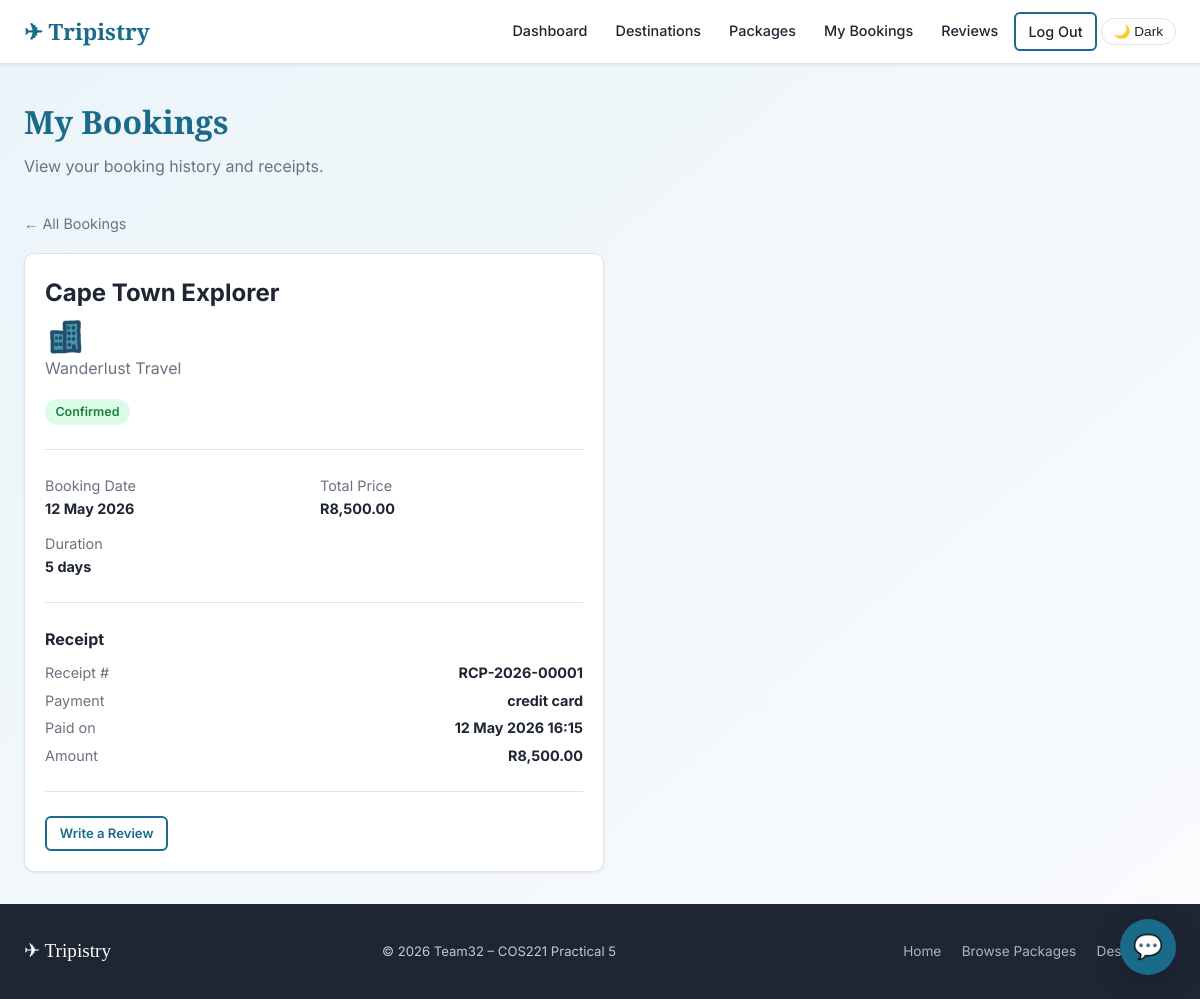
/tripistry/traveller/bookings.php?id=1 (signed in), run on the app's committed database.
### tables this page shows
CREATE TABLE `travel_package` (
  `package_id` int(11) NOT NULL AUTO_INCREMENT,
  `agency_id` int(11) NOT NULL,
  `destination_id` int(11) NOT NULL,
  `name` varchar(255) NOT NULL,
  `description` text DEFAULT NULL,
  `base_price` decimal(10,2) NOT NULL,
  `duration_days` int(11) DEFAULT NULL,
  `start_date` date DEFAULT NULL,
  `end_date` date DEFAULT NULL,
  `image_url` varchar(255) DEFAULT NULL,
  `avg_rating` decimal(3,2) DEFAULT 0.00,
  `created_at` timestamp NULL DEFAULT current_timestamp(),
  PRIMARY KEY (`package_id`),
  KEY `agency_id` (`agency_id`),
  KEY `destination_id` (`destination_id`),
  CONSTRAINT `fk_package_agency` FOREIGN KEY (`agency_id`) REFERENCES `travel_agency` (`agency_id`),
  CONSTRAINT `fk_package_destination` FOREIGN KEY (`destination_id`) REFERENCES `destination` (`destination_id`)
);

CREATE TABLE `travel_agency` (
  `agency_id` int(11) NOT NULL,
  `company_name` varchar(255) NOT NULL,
  `contact_number` varchar(20) DEFAULT NULL,
  `website` varchar(255) DEFAULT NULL,
  `address` varchar(255) DEFAULT NULL,
  `country` varchar(100) DEFAULT NULL,
  PRIMARY KEY (`agency_id`),
  CONSTRAINT `fk_travelagency_user` FOREIGN KEY (`agency_id`) REFERENCES `user` (`user_id`) ON DELETE CASCADE
);

CREATE TABLE `booking` (
  `booking_id` int(11) NOT NULL AUTO_INCREMENT,
  `traveller_id` int(11) NOT NULL,
  `package_id` int(11) NOT NULL,
  `group_trip_id` int(11) DEFAULT NULL,
  `booking_date` timestamp NULL DEFAULT current_timestamp(),
  `total_price` decimal(10,2) NOT NULL,
  `status` enum('pending','confirmed','cancelled','completed') DEFAULT 'pending',
  PRIMARY KEY (`booking_id`),
  KEY `traveller_id` (`traveller_id`),
  KEY `package_id` (`package_id`),
  KEY `group_trip_id` (`group_trip_id`),
  CONSTRAINT `fk_booking_traveller` FOREIGN KEY (`traveller_id`) REFERENCES `traveller` (`traveller_id`),
  CONSTRAINT `fk_booking_package` FOREIGN KEY (`package_id`) REFERENCES `travel_package` (`package_id`),
  CONSTRAINT `fk_booking_group` FOREIGN KEY (`group_trip_id`) REFERENCES `group_trip` (`group_trip_id`)
);

CREATE TABLE `receipt` (
  `receipt_id` int(11) NOT NULL AUTO_INCREMENT,
  `booking_id` int(11) NOT NULL,
  `amount` decimal(10,2) NOT NULL,
  `payment_date` timestamp NULL DEFAULT current_timestamp(),
  `payment_method` enum('credit_card','debit_card','paypal','bank_transfer') NOT NULL,
  `receipt_number` varchar(100) NOT NULL,
  PRIMARY KEY (`receipt_id`),
  UNIQUE KEY `receipt_number` (`receipt_number`),
  KEY `booking_id` (`booking_id`),
  CONSTRAINT `fk_receipt_booking` FOREIGN KEY (`booking_id`) REFERENCES `booking` (`booking_id`)
);

### tripistry/includes/auth.php (called while the page is built, shortened)
<?php
function e(string $s): string {
    return htmlspecialchars($s, ENT_QUOTES | ENT_SUBSTITUTE, 'UTF-8');
}

### tripistry/traveller/bookings.php (the view, shortened to what this page needs)
<?php
require_once __DIR__ . '/../includes/auth.php';
$db  = get_db();
$uid = current_user_id();
$stmt = $db->prepare("
    SELECT b.booking_id, b.booking_date, b.total_price, b.status, b.group_trip_id,
           tp.name AS package_name, tp.package_id, tp.duration_days,
           ta.company_name,
           r.receipt_number, r.payment_method, r.payment_date,
           gt.start_date, gt.end_date
    FROM booking b
    JOIN travel_package tp ON tp.package_id = b.package_id
    JOIN travel_agency ta ON ta.agency_id = tp.agency_id
    LEFT JOIN receipt r ON r.booking_id = b.booking_id
    LEFT JOIN group_trip gt ON gt.group_trip_id = b.group_trip_id
    WHERE b.traveller_id = ?
    ORDER BY b.booking_date DESC");
$stmt->execute([$uid]);
$bookings = $stmt->fetchAll();
$detail_id = (int)($_GET['id'] ?? 0);
$detail = null;
if ($detail_id) {
    foreach ($bookings as $b) {
        if ((int)$b['booking_id'] === $detail_id) {
            $detail = $b; break;
            }
    }
}
require_once __DIR__ . '/../includes/header.php';
?>
<div class="page-header">
    <h1>My Bookings</h1>
    <p>View your booking history and receipts.</p>
</div>
<?php if ($detail): ?>
<div style="max-width:580px">
    <a href="<?= BASE_URL ?>/traveller/bookings.php" class="text-muted" style="font-size:.9rem">← All Bookings</a>
    <div class="card mt-2">
        <div class="card-body">
            <h2 style="margin-bottom:.25rem"><?= e($detail['package_name']) ?></h2>
            <p class="text-muted mb-2"><img src="<?= BASE_URL ?>/assets/building.PNG" width = "40" height="40"> <?= e($detail['company_name']) ?></p>
            <span class="badge badge-<?= e($detail['status']) ?>"><?= e($detail['status']) ?></span>
            <hr class="divider">
            <div style="display:grid;grid-template-columns:1fr 1fr;gap:.75rem;font-size:.9rem">
                <div><span class="text-muted">Booking Date</span><br><strong><?= date('d M Y', strtotime($detail['booking_date'])) ?></strong></div>
                <div><span class="text-muted">Total Price</span><br><strong>R<?= number_format($detail['total_price'], 2) ?></strong></div>
                <?php if ($detail['duration_days']): ?>
                <div><span class="text-muted">Duration</span><br><strong><?= $detail['duration_days'] ?> days</strong></div>
                <?php endif; ?>
            </div>
            <?php if ($detail['receipt_number']): ?>
            <hr class="divider">
            <h4 style="margin-bottom:.5rem">Receipt</h4>
            <div style="font-size:.9rem;display:flex;flex-direction:column;gap:.3rem">
                <div class="flex-between"><span class="text-muted">Receipt #</span><strong><?= e($detail['receipt_number']) ?></strong></div>
                <div class="flex-between"><span class="text-muted">Payment</span><strong><?= e(str_replace('_',' ',$detail['payment_method'])) ?></strong></div>
                <div class="flex-between"><span class="text-muted">Paid on</span><strong><?= date('d M Y H:i', strtotime($detail['payment_date'])) ?></strong></div>
                <div class="flex-between"><span class="text-muted">Amount</span><strong>R<?= number_format($detail['total_price'], 2) ?></strong></div>
            </div>
            <?php endif; ?>
            <hr class="divider">
            <a href="<?= BASE_URL ?>/traveller/reviews.php?package_id=<?= $detail['package_id'] ?>" class="btn btn-outline btn-sm">Write a Review</a>
        </div>
    </div>
</div>
<?php endif; ?>
<?php require_once __DIR__ . '/../includes/footer.php'; ?>

### tripistry/css/style.css (style rules this page uses)
:root { --clr-primary: #1a6b8a; --clr-primary-dark: #134f67; --clr-primary-light: #d0eaf4; --clr-accent: #f5a623; --clr-accent-dark: #c77d0a; --clr-bg: #f7f9fc; --clr-surface: #ffffff; --clr-border: #dde3ec; --clr-text: #1e2533; --clr-text-muted: #6b7280; --clr-text-light: #ffffff; --clr-success: #16a34a; --clr-warning: #d97706; --clr-danger: #dc2626; --clr-info: #0284c7; --max-width: 1200px; --nav-height: 64px; --radius-sm: 6px; --radius-md: 10px; --radius-lg: 16px; --font-body: 'Inter', system-ui, sans-serif; --font-display: 'Playfair Display', Georgia, serif; --shadow-sm: 0 1px 3px rgba(0,0,0,.08); --shadow-md: 0 4px 16px rgba(0,0,0,.10); --shadow-lg: 0 8px 32px rgba(0,0,0,.14); }
*, *::before, *::after { box-sizing: border-box; margin: 0; padding: 0; }
html { scroll-behavior: smooth; }
body { font-family: var(--font-body); background-image: linear-gradient( to bottom right, rgba(215, 234, 244, 0.5), rgba(247, 249, 252, 0.7) ), url('../assets/bg.png'); background-size: cover, 100% auto; background-repeat: no-repeat, repeat-y; background-attachment: fixed; color: var(--clr-text); line-height: 1.6; min-height: 100vh; display: flex; flex-direction: column; }
a { color: var(--clr-primary); text-decoration: none; }
img { max-width: 100%; display: block; }
.btn { display: inline-flex; align-items: center; gap: 0.4rem; padding: 0.5rem 1.2rem; border-radius: var(--radius-sm); font-size: 0.9rem; font-weight: 600; cursor: pointer; border: 2px solid transparent; transition: background 0.15s, color 0.15s, border-color 0.15s, transform 0.1s; text-decoration: none; white-space: nowrap; }
.btn-outline { border-color: var(--clr-primary); color: var(--clr-primary); background: transparent; }
.btn-sm { padding: 0.3rem 0.8rem; font-size: 0.82rem; }
.card { background: var(--clr-surface); border: 1px solid var(--clr-border); border-radius: var(--radius-md); box-shadow: var(--shadow-sm); overflow: hidden; transition: box-shadow 0.2s, transform 0.2s; }
.card-body { padding: 1.25rem; }
.page-header { margin-bottom: 2rem; }
.page-header h1 { font-family: var(--font-display); font-size: 2rem; color: var(--clr-primary); }
.page-header p { color: var(--clr-text-muted); margin-top: 0.4rem; }
.badge { display: inline-block; padding: 0.2rem 0.65rem; border-radius: 999px; font-size: 0.78rem; font-weight: 600; text-transform: capitalize; }
.badge-confirmed { background: #dcfce7; color: #15803d; }
.text-muted { color: var(--clr-text-muted); }
.mt-2 { margin-top: 1rem; }
.mb-2 { margin-bottom: 1rem; }
.flex-between { display: flex; align-items: center; justify-content: space-between; flex-wrap: wrap; gap: 0.5rem; }
.divider { border: none; border-top: 1px solid var(--clr-border); margin: 1.5rem 0; }

### data on the page
travel_package: name "Cape Town Explorer", duration_days "5"
travel_agency: company_name "Wanderlust Travel"
booking: status "Confirmed", booking_date "12 May 2026", total_price "8,500.00"
receipt: receipt_number "RCP-2026-00001", payment_method "credit card", payment_date "12 May 2026 16:15"
